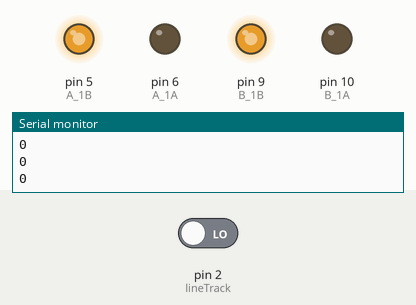
This sketch was run on a simulated Arduino Uno, built with avr-gcc and run on an emulated ATmega328P. On the bench: output pins drawn as LEDs (lit = HIGH), the last lines printed to the serial monitor. The inputs (shaded band) are chosen by the test bench; at power-on: pin 2 (lineTrack) LOW.

Above: at 1.2 s.
1.3 s: pin 2 (lineTrack) driven HIGH
At 2.1 s:
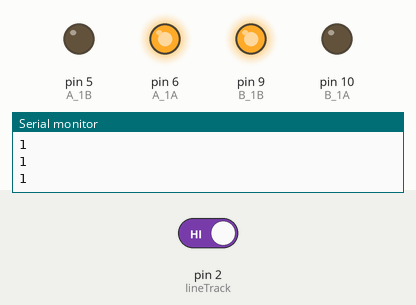
2.8 s: pin 2 (lineTrack) driven LOW
At 9.8 s:
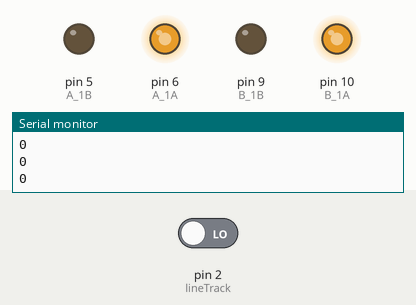
Timing chart, 0 to 11.8 s (numbered marks = the images above; inputs shaded):
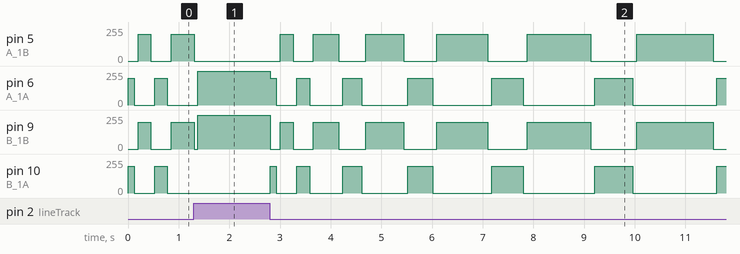

The sketch:

originalRaceCode.ino
```cpp
const int A_1B = 5;
const int A_1A = 6;
const int B_1B = 9;
const int B_1A = 10;

const int lineTrack = 2;

void setup() {
  Serial.begin(9600);

  //motor
  pinMode(A_1B, OUTPUT);
  pinMode(A_1A, OUTPUT);
  pinMode(B_1B, OUTPUT);
  pinMode(B_1A, OUTPUT);
  //line track
  pinMode(lineTrack, INPUT);
}
int lastTurn = 1;

void loop() {

  int speed = 200;

  int lineColor = digitalRead(lineTrack); // 0:white  1:black
  Serial.println(lineColor); //print on the serial monitor
  if(lineColor) {
    moveForward(speed);
  } else {
    int amount = 5;
    while (!lineColor) {
      checkLeft(speed, amount);
      stop();
      delay(75);
      checkRight(speed, amount);
      stop();
      delay(75);
      lineColor = digitalRead(lineTrack); // 0:white  1:black
  Serial.println(lineColor); //print on the serial monitor
      amount += 5;
    }
  }

}
void moveLeft(int speed) {
  analogWrite(A_1B, 0);
  analogWrite(A_1A, speed);
  analogWrite(B_1B, 0);
  analogWrite(B_1A, speed);
}

void moveRight(int speed) {
  analogWrite(A_1B, speed);
  analogWrite(A_1A, 0);
  analogWrite(B_1B, speed);
  analogWrite(B_1A, 0);
}

void moveForward(int speed) {
  digitalWrite(A_1B, 0);
    digitalWrite(A_1A, speed);
    digitalWrite(B_1B, speed);
    digitalWrite(B_1A, 0);
}

void moveBackward(int speed) {
    digitalWrite(A_1B, speed);
    digitalWrite(A_1A, 0);
    digitalWrite(B_1B, 0);
    digitalWrite(B_1A, speed);
}

void stop() {
    digitalWrite(A_1B, 0);
    digitalWrite(A_1A, 0);
    digitalWrite(B_1B, 0);
    digitalWrite(B_1A, 0);
}
void checkLeft(int speed, int amount) {
  for (int i = 0; i < amount; i++) {
    moveLeft(speed);
    delay(25);
    int lineColor = digitalRead(lineTrack); // 0:white  1:black
    Serial.println(lineColor); //print on the serial monitor
    if (lineColor) {
      return;
    }
  }
}
void checkRight(int speed, int amount) {
  for (int i = 0; i < amount * 2; i++) {
    moveRight(speed);
    delay(25);
    int lineColor = digitalRead(lineTrack); // 0:white  1:black
    Serial.println(lineColor); //print on the serial monitor

    if (lineColor) {
      return;
    }
  }
}
```

Measured:
- after the input at 1.3 s, pin 10 (B_1A): stays 0/255 (without the input it goes to 200/255 after 0.13 s)
- after the input at 2.8 s, pin 5 (A_1B): 0/255 → 200/255 after 0.21 s, → 0/255 0.25 s later, → 200/255 0.40 s later, → 0/255 0.50 s later, … (12 changes in this stretch); pin 6 (A_1A): 255/255 → 200/255 at once, → 0/255 0.13 s later, → 200/255 0.40 s later, → 0/255 0.25 s later, … (13 changes in this stretch)
